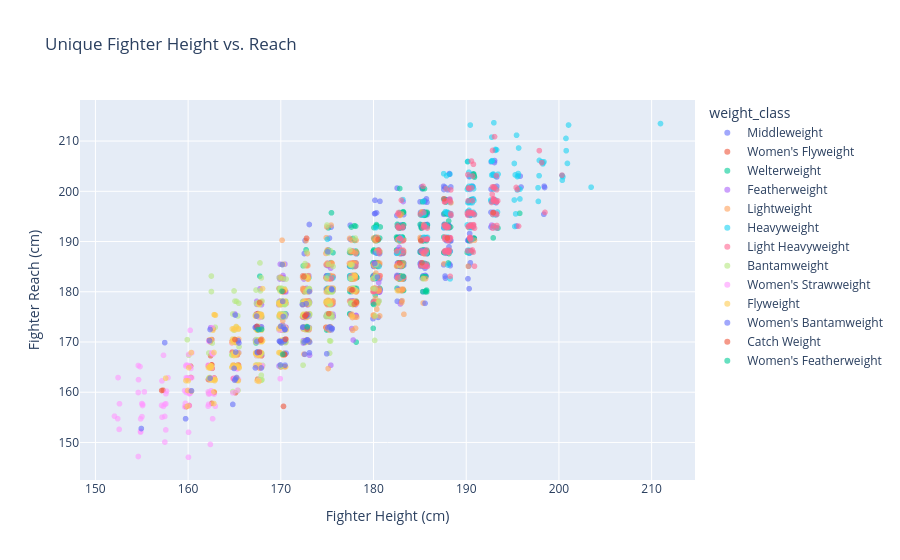

The cell this chart's notebook holds for it:
### Markdown cell above
### Scatter Plot (Physical Attributes)
Now I want to see how see how fighters height and reach correlate to one another

To do this I will use a scatter plot

### Code cell
#craete the function to create the dynamic chart
def plot_height_vs_reach(gender, weight_category, stance):
    #Standard filtering on the main dataset
    plot_df = subset_df.copy()
    
    if gender != 'Both':
        plot_df = plot_df[plot_df['gender'] == str.upper(gender)]

    if weight_category != 'All':
        plot_df = plot_df[plot_df['weight_class'] == weight_category]

    # Build the Unique Fighter Roster
    # Grab Red corner data and rename columns to be generic
    red_roster = plot_df[['R_fighter', 'R_Height_cms', 'R_Reach_cms', 'weight_class','R_Stance']].copy()
    red_roster = red_roster.rename(columns={
        'R_fighter': 'Fighter', 
        'R_Height_cms': 'Height_cms', 
        'R_Reach_cms': 'Reach_cms',
        'R_Stance':'Stance'
    })

    # Grab Blue corner data and rename columns to be generic
    blue_roster = plot_df[['B_fighter', 'B_Height_cms', 'B_Reach_cms', 'weight_class','B_Stance']].copy()
    blue_roster = blue_roster.rename(columns={
        'B_fighter': 'Fighter', 
        'B_Height_cms': 'Height_cms', 
        'B_Reach_cms': 'Reach_cms',
        'B_Stance':'Stance'
    })

    # Stack them together and drop duplicates based on the fighter's name
    # dropna() ensures we don't plot missing height/reach data
    unique_fighters = pd.concat([red_roster, blue_roster]).drop_duplicates(subset=['Fighter']).dropna()

    #apply stance filter
    if stance != 'All':
        unique_fighters = unique_fighters[unique_fighters['Stance'].str.strip()==stance]

    #Add Jitter to the UNIQUE fighters.  This will allow us to see it better when we plot the scatter plot
    unique_fighters['jittered_height'] = unique_fighters['Height_cms'] + np.random.uniform(-0.4, 0.4, len(unique_fighters))
    unique_fighters['jittered_reach'] = unique_fighters['Reach_cms'] + np.random.uniform(-0.4, 0.4, len(unique_fighters))

    #Build the scatter plot
    fig = px.scatter(
        unique_fighters, 
        x='jittered_height', 
        y='jittered_reach', 
        color='weight_class',
        hover_name='Fighter', # Now you can hover and see exactly who the outlier is
        title='Unique Fighter Height vs. Reach',
        opacity=0.6,
        
        # Clean up the hover tooltips
        hover_data={
            'jittered_height': False, 
            'jittered_reach': False,  
            'Height_cms': True,     
            'Reach_cms': True,
            'weight_class': True
        }
    )
    
    fig.update_layout(
        xaxis_title="Fighter Height (cm)",
        yaxis_title="Fighter Reach (cm)"
    )

    return fig
#sample output
# plot_height_vs_reach('Both','All','All')

### Figure 1 — Plotly figure (JSON) as saved in the notebook; plotly's stock layout.template omitted (floating-point values rounded to 4 significant figures; data arrays with more than 128 entries replaced by an {"elided": "..."} marker saying what was removed)
{"data": [{"customdata": {"elided": "251x3 mixed values"}, "hovertemplate": "<b>%{hovertext}</b><br><br>weight_class=%{customdata[2]}<br>Height_cms=%{customdata[0]}<br>Reach_cms=%{customdata[1]}<extra></extra>", "hovertext": {"elided": "251 str values"}, "legendgroup": "Middleweight", "marker": {"color": "#636efa", "opacity": 0.6, "symbol": "circle"}, "mode": "markers", "name": "Middleweight", "showlegend": true, "type": "scattergl", "x": {"elided": "251 float values"}, "xaxis": "x", "y": {"elided": "251 float values"}, "yaxis": "y"}, {"customdata": {"elided": "79x3 mixed values"}, "hovertemplate": "<b>%{hovertext}</b><br><br>weight_class=%{customdata[2]}<br>Height_cms=%{customdata[0]}<br>Reach_cms=%{customdata[1]}<extra></extra>", "hovertext": ["Alexa Grasso", "Casey O'Neill", "Juliana Miller", "Natalia Silva", "Jamey-Lyn Horth", "Maycee Barber", "Valentina Shevchenko", "Erin Blanchfield", "Manon Fiorot", "Veronica Hardy", "Karine Silva", "Gabriella Fernandes", "Carli Judice", "Lauren Murphy", "Viviane Araujo", "Rose Namajunas", "Ariane da Silva", "Diana Belbita", "Yuneisy Duben", "Andrea Lee", "Jasmine Jasudavicius", "Ernesta Kareckaite", "Miranda Maverick", "Luana Carolina", "JJ Aldrich", "Dione Barbosa", "Ivana Petrovic", "Katlyn Cerminara", "Joanne Wood", "Jennifer Maia", "Montana De La Rosa", "Tracy Cortez", "Liang Na", "Tereza Bleda", "Ji Yeon Kim", "Katlyn Chookagian", "Mariya Agapova", "Brogan Walker", "Mandy Bohm", "Antonina Shevchenko", "Jessica Eye", "Gina Mazany", "Sabina Mazo", "Maryna Moroz", "Roxanne Modafferi", "Kay Hansen", "Sijara Eubanks", "Cortney Casey", "Ariane Lipski", "Emily Whitmire", "Victoria Leonardo", "Poliana Botelho", "Shana Dobson", "Liana Jojua", "Joanne Calderwood", "Mara Romero Borella", "Justine Kish", "Nadia Kassem", "Lauren Mueller", "Liz Carmouche", "Paige VanZant", "Bec Rawlings", "Kalindra Faria", "Nicco Montano", "Barb Honchak", "Christina Marks", "Karine Gevorgyan", "Ariel Beck", "Nicolle Caliari", "Taila Santos", "Shanna Young", "Sarah Alpar", "Lara Procopio", "Rachael Ostovich", "Liliya Shakirova", "Luci Pudilova", "Isabela De Pauda", "Sarah Frota", "Melinda Fabian"], "legendgroup": "Women's Flyweight", "marker": {"color": "#EF553B", "opacity": 0.6, "symbol": "circle"}, "mode": "markers", "name": "Women's Flyweight", "showlegend": true, "type": "scattergl", "x": [164.8, 167.4, 170.4, 162.2, 170.4, 165.1, 165.3, 162.4, 170.0, 162.8, 165.4, 167.5, 170.2, 165.1, 162.7, 165.4, 167.8, 170.4, 162.6, 167.5, 170.2, 175.1, 160.3, 167.5, 164.7, 167.5, 172.9, 175.0, 167.7, 162.2, 170.5, 165.4, 165.0, 175.5, 169.9, 174.9, 167.4, 162.6, 170.0, 172.7, 167.9, 167.6, 170.3, 170.5, 170.1, 157.3, 162.3, 170.5, 167.9, 165.1, 164.9, 173.0, 167.5, 162.5, 167.8, 167.3, 164.9, 165.3, 165.3, 167.4, 162.5, 167.5, 170.3, 164.9, 162.2, 169.9, 162.8, 167.8, 159.8, 167.4, 170.4, 162.7, 162.4, 160.1, 162.6, 172.6, 160.3, 167.9, 167.3], "xaxis": "x", "y": [168.0, 175.5, 167.5, 165.2, 167.8, 165.2, 167.7, 167.3, 165.0, 162.8, 170.3, 167.6, 172.9, 170.0, 172.6, 165.4, 170.2, 172.7, 165.4, 175.6, 172.4, 180.0, 165.2, 175.7, 170.1, 167.9, 177.5, 172.5, 164.9, 162.5, 172.9, 165.4, 170.2, 180.3, 182.8, 172.9, 173.1, 170.5, 180.5, 170.2, 167.3, 172.8, 177.9, 170.6, 175.0, 160.4, 170.3, 170.2, 170.5, 159.9, 162.7, 170.1, 175.6, 157.8, 165.2, 175.2, 162.7, 167.4, 170.3, 167.9, 165.4, 162.6, 157.2, 165.4, 165.3, 175.1, 160.0, 167.9, 157.1, 172.5, 165.1, 159.9, 170.0, 157.4, 164.8, 169.9, 162.9, 175.0, 167.8], "yaxis": "y"}, {"customdata": {"elided": "364x3 mixed values"}, "hovertemplate": "<b>%{hovertext}</b><br><br>weight_class=%{customdata[2]}<br>Height_cms=%{customdata[0]}<br>Reach_cms=%{customdata[1]}<extra></extra>", "hovertext": {"elided": "364 str values"}, "legendgroup": "Welterweight", "marker": {"color": "#00cc96", "opacity": 0.6, "symbol": "circle"}, "mode": "markers", "name": "Welterweight", "showlegend": true, "type": "scattergl", "x": {"elided": "364 float values"}, "xaxis": "x", "y": {"elided": "364 float values"}, "yaxis": "y"}, {"customdata": {"elided": "260x3 mixed values"}, "hovertemplate": "<b>%{hovertext}</b><br><br>weight_class=%{customdata[2]}<br>Height_cms=%{customdata[0]}<br>Reach_cms=%{customdata[1]}<extra></extra>", "hovertext": {"elided": "260 str values"}, "legendgroup": "Featherweight", "marker": {"color": "#ab63fa", "opacity": 0.6, "symbol": "circle"}, "mode": "markers", "name": "Featherweight", "showlegend": true, "type": "scattergl", "x": {"elided": "260 float values"}, "xaxis": "x", "y": {"elided": "260 float values"}, "yaxis": "y"}, {"customdata": {"elided": "347x3 mixed values"}, "hovertemplate": "<b>%{hovertext}</b><br><br>weight_class=%{customdata[2]}<br>Height_cms=%{customdata[0]}<br>Reach_cms=%{customdata[1]}<extra></extra>", "hovertext": {"elided": "347 str values"}, "legendgroup": "Lightweight", "marker": {"color": "#FFA15A", "opacity": 0.6, "symbol": "circle"}, "mode": "markers", "name": "Lightweight", "showlegend": true, "type": "scattergl", "x": {"elided": "347 float values"}, "xaxis": "x", "y": {"elided": "347 float values"}, "yaxis": "y"}, {"customdata": {"elided": "166x3 mixed values"}, "hovertemplate": "<b>%{hovertext}</b><br><br>weight_class=%{customdata[2]}<br>Height_cms=%{customdata[0]}<br>Reach_cms=%{customdata[1]}<extra></extra>", "hovertext": {"elided": "166 str values"}, "legendgroup": "Heavyweight", "marker": {"color": "#19d3f3", "opacity": 0.6, "symbol": "circle"}, "mode": "markers", "name": "Heavyweight", "showlegend": true, "type": "scattergl", "x": {"elided": "166 float values"}, "xaxis": "x", "y": {"elided": "166 float values"}, "yaxis": "y"}, {"customdata": {"elided": "156x3 mixed values"}, "hovertemplate": "<b>%{hovertext}</b><br><br>weight_class=%{customdata[2]}<br>Height_cms=%{customdata[0]}<br>Reach_cms=%{customdata[1]}<extra></extra>", "hovertext": {"elided": "156 str values"}, "legendgroup": "Light Heavyweight", "marker": {"color": "#FF6692", "opacity": 0.6, "symbol": "circle"}, "mode": "markers", "name": "Light Heavyweight", "showlegend": true, "type": "scattergl", "x": {"elided": "156 float values"}, "xaxis": "x", "y": {"elided": "156 float values"}, "yaxis": "y"}, {"customdata": {"elided": "256x3 mixed values"}, "hovertemplate": "<b>%{hovertext}</b><br><br>weight_class=%{customdata[2]}<br>Height_cms=%{customdata[0]}<br>Reach_cms=%{customdata[1]}<extra></extra>", "hovertext": {"elided": "256 str values"}, "legendgroup": "Bantamweight", "marker": {"color": "#B6E880", "opacity": 0.6, "symbol": "circle"}, "mode": "markers", "name": "Bantamweight", "showlegend": true, "type": "scattergl", "x": {"elided": "256 float values"}, "xaxis": "x", "y": {"elided": "256 float values"}, "yaxis": "y"}, {"customdata": {"elided": "111x3 mixed values"}, "hovertemplate": "<b>%{hovertext}</b><br><br>weight_class=%{customdata[2]}<br>Height_cms=%{customdata[0]}<br>Reach_cms=%{customdata[1]}<extra></extra>", "hovertext": ["Alexia Thainara", "Shanelle Dyer", "Amanda Lemos", "Piera Rodriguez", "Bruna Brasil", "Angela Hill", "Tecia Pennington", "Alice Ardelean", "Talita Alencar", "Virna Jandiroba", "Jaqueline Amorim", "Stephanie Luciano", "Julia Polastri", "Loma Lookboonmee", "Tatiana Suarez", "Shauna Bannon", "Jessica Andrade", "Iasmin Lucindo", "Amanda Ribas", "Fatima Kline", "Rayanne dos Santos", "Elise Reed", "Marina Rodriguez", "Yan Xiaonan", "Vanessa Demopoulos", "Loopy Godinez", "Molly McCann", "Zhang Weili", "Mackenzie Dern", "Josefine Knutsson", "Shi Ming", "Luana Pinheiro", "Karolina Kowalkiewicz", "Jessica Penne", "Melissa Martinez", "Carla Esparza", "Yazmin Jauregui", "Viktoriia Dudakova", "Michelle Waterson-Gomez", "Eduarda Moura", "Tabatha Ricci", "Marnic Mann", "Gillian Robertson", "Ashley Yoder", "Mizuki", "Polyana Viana", "Cynthia Calvillo", "Cheyanne Vlismas", "Denise Gomes", "Cory McKenna", "Maria Oliveira", "Felice Herrig", "Ariane Carnelossi", "Istela Nunes", "Silvana Gomez Juarez", "Livinha Souza", "Tecia Torres", "Cheyanne Buys", "Jinh Yu Frey", "Kanako Murata", "Randa Markos", "Na Liang", "Nina Nunes", "Gloria de Paula", "Claudia Gadelha", "Michelle Waterson", "Mallory Martin", "Weili Zhang", "Hannah Cifers", "Miranda Granger", "Joanna Jedrzejczyk", "Caludia Gadelha", "Alexandra Albu", "Danielle Taylor", "Jessica Aguilar", "Jamie Moyle", "Viviane Pereira", "Maia Stevenson", "Amanda Cooper", "Kailin Curran", "Alex Chambers", "Pearl Gonzalez", "Syuri Kondo", "Jocelyn Jones-Lybarger", "Valerie Letourneau", "Juliana Lima", "Seohee Ham", "Anna Elmose", "Aisling Daly", "Angela Magana", "Jessica Rakoczy", "Izabela Badurek", "Emily Peters Kagan", "Ravena Oliveira", "Sam Hughes", "Ketlen Souza", "Montserrat Conejo Ruiz", "Puja Tomar", "Feng Xiaocan", "Hannah Goldy", "Montserrat Conejo", "Mizuki Inoue", "Brianna Van Buren", "Jodie Esquibel", "Nina Ansaroff", "Chanmi Jeon", "Heather Jo Clark", "Cristina Stanciu", "Ericka Almeida", "Lisa Ellis", "Tina Lahdemaki"], "legendgroup": "Women's Strawweight", "marker": {"color": "#FF97FF", "opacity": 0.6, "symbol": "circle"}, "mode": "markers", "name": "Women's Strawweight", "showlegend": true, "type": "scattergl", "x": [162.2, 167.4, 162.2, 159.6, 168.0, 159.9, 154.9, 159.6, 154.6, 159.8, 160.2, 167.8, 157.2, 155.0, 165.1, 164.8, 155.0, 160.1, 162.5, 167.7, 157.5, 159.9, 167.9, 165.3, 157.5, 157.5, 162.9, 162.2, 162.5, 160.0, 157.6, 157.6, 159.8, 165.4, 157.3, 154.6, 159.9, 165.4, 159.7, 167.4, 154.9, 152.4, 164.8, 170.0, 160.3, 164.7, 162.7, 160.1, 157.7, 160.0, 167.7, 162.2, 157.2, 162.6, 160.0, 160.2, 154.9, 160.2, 159.7, 155.1, 162.4, 165.3, 164.9, 165.4, 162.6, 160.1, 162.8, 162.5, 155.1, 170.4, 167.7, 162.2, 157.6, 152.6, 159.8, 154.8, 155.3, 162.2, 160.4, 162.5, 160.0, 162.6, 162.7, 169.9, 169.9, 165.3, 157.1, 159.8, 157.8, 154.6, 170.1, 165.3, 160.4, 165.3, 165.0, 160.2, 152.4, 162.4, 170.2, 162.6, 152.1, 160.2, 152.6, 154.7, 165.4, 165.4, 167.6, 160.2, 167.9, 162.2, 157.3], "xaxis": "x", "y": [170.1, 165.1, 165.2, 160.3, 165.3, 162.8, 152.2, 157.1, 147.2, 162.6, 172.3, 164.8, 162.3, 155.1, 167.6, 165.0, 157.7, 167.5, 167.9, 170.2, 157.6, 160.2, 165.2, 160.4, 150.1, 155.2, 157.2, 160.1, 159.9, 152.0, 152.5, 157.7, 162.9, 170.0, 167.4, 159.9, 162.5, 170.4, 157.8, 167.3, 154.7, 162.9, 159.9, 175.3, 164.7, 169.8, 162.8, 159.7, 160.2, 147.1, 174.9, 165.4, 155.0, 167.7, 165.3, 159.8, 152.0, 160.2, 165.2, 157.6, 159.7, 170.3, 162.7, 170.2, 160.0, 157.3, 159.6, 160.3, 157.4, 173.0, 164.8, 159.6, 159.7, 152.6, 160.0, 165.1, 160.1, 157.2, 162.9, 164.9, 160.4, 172.9, 167.6, 162.7, 172.3, 164.7, 157.4, 165.4, 162.9, 165.3, 172.4, 164.6, 167.9, 164.8, 162.8, 159.7, 154.7, 149.6, 167.4, 154.7, 155.2, 165.1, 157.7, 162.5, 162.5, 170.5, 162.3, 162.8, 173.0, 157.6, 157.2], "yaxis": "y"}, {"customdata": {"elided": "139x3 mixed values"}, "hovertemplate": "<b>%{hovertext}</b><br><br>weight_class=%{customdata[2]}<br>Height_cms=%{customdata[0]}<br>Reach_cms=%{customdata[1]}<extra></extra>", "hovertext": {"elided": "139 str values"}, "legendgroup": "Flyweight", "marker": {"color": "#FECB52", "opacity": 0.6, "symbol": "circle"}, "mode": "markers", "name": "Flyweight", "showlegend": true, "type": "scattergl", "x": {"elided": "139 float values"}, "xaxis": "x", "y": {"elided": "139 float values"}, "yaxis": "y"}, {"customdata": {"elided": "74x3 mixed values"}, "hovertemplate": "<b>%{hovertext}</b><br><br>weight_class=%{customdata[2]}<br>Height_cms=%{customdata[0]}<br>Reach_cms=%{customdata[1]}<extra></extra>", "hovertext": ["Bia Mesquita", "Ailin Perez", "Nora Cornolle", "Klaudia Sygula", "Melissa Croden", "Mayra Bueno Silva", "Ketlen Vieira", "Macy Chiasson", "Michelle Montague", "Montse Rendon", "Joselyne Edwards", "Karol Rosa", "Daria Zhelezniakova", "Irina Alekseeva", "Julianna Pena", "Luana Santos", "Yana Santos", "Chelsea Chandler", "Josiane Nunes", "Julia Avila", "Melissa Mullins", "Raquel Pennington", "Irene Aldana", "Jacqueline Cavalcanti", "Tamires Vidal", "Holly Holm", "Norma Dumont", "Montserrat Rendon", "Pannie Kianzad", "Miesha Tate", "Lucie Pudilova", "Tainara Lisboa", "Ashlee Evans-Smith", "Amanda Nunes", "Jessica-Rose Clark", "Stephanie Egger", "Hailey Cowan", "Lina Lansberg", "Wu Yanan", "Priscila Cachoeira", "Aspen Ladd", "Sara McMann", "Alexis Davis", "Bethe Correia", "Bea Malecki", "Marion Reneau", "Sarah Moras", "Germaine de Randamie", "Yana Kunitskaya", "Veronica Macedo", "Vanessa Melo", "Germaine De Randamie", "Tonya Evinger", "Talita Bernardo", "Leslie Smith", "Kelly Faszholz", "Sarah Kaufman", "Ronda Rousey", "Jessamyn Duke", "Larissa Pacheco", "Alexis Dufresne", "Elizabeth Phillips", "Julie Kedzie", "Rosi Sexton", "Alice Pereira", "Kayla Harrison", "Melissa Gatto", "Duda Santana", "Cindy Dandois", "Milana Dudieva", "Rin Nakai", "Shayna Baszler", "Peggy Morgan", "Sheila Gaff"], "legendgroup": "Women's Bantamweight", "marker": {"color": "#636efa", "opacity": 0.6, "symbol": "circle"}, "mode": "markers", "name": "Women's Bantamweight", "showlegend": true, "type": "scattergl", "x": [162.3, 165.1, 170.0, 172.8, 175.5, 167.5, 172.8, 180.4, 175.5, 172.4, 172.3, 165.4, 175.3, 172.9, 167.4, 167.4, 167.4, 172.9, 157.5, 170.4, 170.5, 170.1, 175.1, 172.7, 167.4, 172.9, 170.4, 172.4, 170.6, 167.9, 172.7, 169.8, 172.8, 172.7, 165.2, 167.7, 173.1, 170.5, 173.1, 170.0, 167.5, 167.7, 167.4, 165.1, 175.1, 167.3, 169.9, 175.5, 167.9, 162.4, 165.0, 175.5, 170.2, 162.4, 175.0, 172.5, 165.5, 170.3, 180.1, 170.3, 175.5, 167.3, 165.0, 160.4, 173.1, 172.6, 165.1, 170.2, 170.0, 159.7, 155.0, 170.4, 185.6, 164.8], "xaxis": "x", "y": [170.3, 168.0, 170.1, 175.3, 172.4, 168.0, 172.8, 182.9, 172.7, 173.0, 177.4, 170.2, 173.0, 170.4, 175.2, 170.1, 173.1, 173.0, 169.9, 172.5, 172.5, 169.8, 172.8, 177.6, 172.8, 175.4, 170.5, 172.9, 167.8, 164.8, 170.3, 170.2, 170.4, 175.1, 162.9, 172.5, 170.0, 165.4, 167.8, 165.4, 167.9, 167.9, 172.8, 162.6, 188.0, 172.9, 170.1, 180.6, 173.0, 162.8, 164.7, 180.4, 178.1, 172.5, 167.7, 170.0, 169.8, 173.0, 185.7, 175.1, 172.7, 164.8, 162.4, 160.3, 180.0, 167.5, 175.4, 185.4, 173.1, 154.7, 152.8, 170.2, 177.7, 157.6], "yaxis": "y"}, {"customdata": [[170.2, 167.6, "Catch Weight"], [167.6, 167.6, "Catch Weight"], [177.8, 180.3, "Catch Weight"], [172.7, 175.3, "Catch Weight"], [170.2, 170.2, "Catch Weight"], [172.7, 175.3, "Catch Weight"], [175.3, 175.3, "Catch Weight"], [188.0, 198.1, "Catch Weight"], [180.3, 190.5, "Catch Weight"], [172.7, 182.9, "Catch Weight"], [157.5, 160.0, "Catch Weight"], [165.1, 170.2, "Catch Weight"], [170.2, 167.6, "Catch Weight"], [188.0, 190.5, "Catch Weight"], [177.8, 177.8, "Catch Weight"], [172.7, 190.5, "Catch Weight"], [172.7, 172.7, "Catch Weight"], [167.6, 177.8, "Catch Weight"], [182.9, 185.4, "Catch Weight"], [167.6, 170.2, "Catch Weight"], [177.8, 177.8, "Catch Weight"], [177.8, 180.3, "Catch Weight"], [167.6, 172.7, "Catch Weight"], [172.7, 175.3, "Catch Weight"], [185.4, 185.4, "Catch Weight"], [185.4, 190.5, "Catch Weight"], [193.0, 195.6, "Catch Weight"], [170.2, 180.3, "Catch Weight"]], "hovertemplate": "<b>%{hovertext}</b><br><br>weight_class=%{customdata[2]}<br>Height_cms=%{customdata[0]}<br>Reach_cms=%{customdata[1]}<extra></extra>", "hovertext": ["Regina Tarin", "Wang Cong", "King Green", "Allan Nascimento", "Daniel Santos", "Brian Ortega", "Tofiq Musayev", "Chris Weidman", "Mauricio Ruffy", "Zarah Fairn", "Emily Ducote", "Journey Newson", "Julija Stoliarenko", "Khamzat Chimaev", "Jason Witt", "Andre Ewell", "Nik Lentz", "Deron Winn", "Brok Weaver", "Timur Valiev", "Evan Dunham", "Manny Bermudez", "Brad Pickett", "Marco Beltran", "Rampage Jackson", "DaMarques Johnson", "Jackson McVey", "JooSang Yoo"], "legendgroup": "Catch Weight", "marker": {"color": "#EF553B", "opacity": 0.6, "symbol": "circle"}, "mode": "markers", "name": "Catch Weight", "showlegend": true, "type": "scattergl", "x": [170.4, 167.7, 177.8, 172.6, 170.5, 172.8, 175.2, 187.6, 180.5, 172.5, 157.1, 165.1, 170.3, 188.0, 178.2, 172.8, 172.8, 167.7, 182.8, 167.8, 177.9, 177.6, 167.4, 172.6, 185.2, 185.1, 192.9, 170.3], "xaxis": "x", "y": [167.5, 168.0, 180.4, 175.1, 170.5, 175.6, 175.6, 198.5, 190.4, 183.0, 160.3, 170.5, 167.5, 190.7, 177.9, 190.7, 172.5, 177.9, 185.7, 170.4, 177.5, 180.4, 173.1, 175.2, 185.8, 190.1, 195.8, 180.0], "yaxis": "y"}, {"customdata": [[170.2, 167.6, "Women's Featherweight"], [167.6, 172.7, "Women's Featherweight"], [182.9, 182.9, "Women's Featherweight"], [172.7, 172.7, "Women's Featherweight"], [167.6, 172.7, "Women's Featherweight"], [180.3, 177.8, "Women's Featherweight"], [170.2, 180.3, "Women's Featherweight"]], "hovertemplate": "<b>%{hovertext}</b><br><br>weight_class=%{customdata[2]}<br>Height_cms=%{customdata[0]}<br>Reach_cms=%{customdata[1]}<extra></extra>", "hovertext": ["Ramona Pascual", "Felicia Spencer", "Megan Anderson", "Cris Cyborg", "Cat Zingano", "Danyelle Wolf", "Leah Letson"], "legendgroup": "Women's Featherweight", "marker": {"color": "#00cc96", "opacity": 0.6, "symbol": "circle"}, "mode": "markers", "name": "Women's Featherweight", "showlegend": true, "type": "scattergl", "x": [170.2, 167.9, 183.2, 172.8, 167.5, 180.0, 170.1], "xaxis": "x", "y": [167.5, 172.5, 183.1, 173.0, 172.5, 177.5, 180.1], "yaxis": "y"}], "layout": {"legend": {"title": {"text": "weight_class"}, "tracegroupgap": 0}, "title": {"text": "Unique Fighter Height vs. Reach"}, "xaxis": {"anchor": "y", "domain": [0, 1], "title": {"text": "Fighter Height (cm)"}}, "yaxis": {"anchor": "x", "domain": [0, 1], "title": {"text": "Fighter Reach (cm)"}}}}
